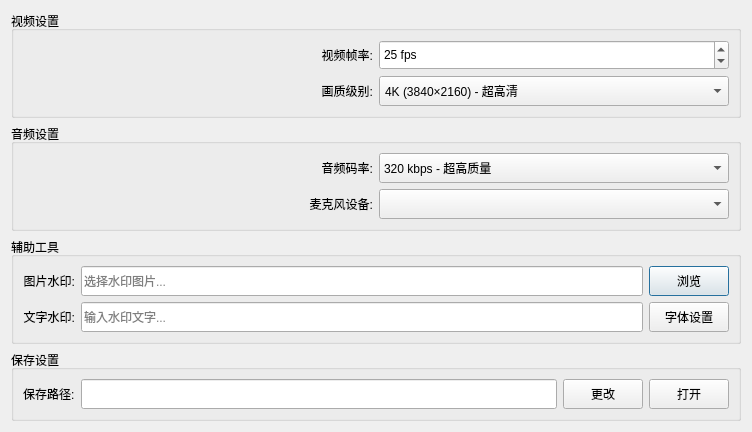
<?xml version="1.0" encoding="UTF-8"?>
<ui version="4.0">
 <class>RecordSettingDialog</class>
 <widget class="QDialog" name="RecordSettingDialog">
  <property name="geometry">
   <rect>
    <x>0</x>
    <y>0</y>
    <width>752</width>
    <height>420</height>
   </rect>
  </property>
  <property name="windowTitle">
   <string>录屏设置</string>
  </property>
  <layout class="QVBoxLayout" name="verticalLayout">
   <item>
    <widget class="QGroupBox" name="videoGroupBox">
     <property name="title">
      <string>视频设置</string>
     </property>
     <layout class="QGridLayout" name="gridLayout">
      <item row="0" column="0">
       <widget class="QLabel" name="label">
        <property name="minimumWidth">
         <number>100</number>
        </property>
        <property name="text">
         <string>视频帧率:</string>
        </property>
        <property name="alignment">
         <set>Qt::AlignRight|Qt::AlignVCenter</set>
        </property>
       </widget>
      </item>
      <item row="0" column="1">
       <widget class="QSpinBox" name="spinBox">
        <property name="minimumSize">
         <size>
          <width>120</width>
          <height>30</height>
         </size>
        </property>
        <property name="suffix">
         <string> fps</string>
        </property>
        <property name="minimum">
         <number>15</number>
        </property>
        <property name="maximum">
         <number>60</number>
        </property>
        <property name="value">
         <number>25</number>
        </property>
       </widget>
      </item>
      <item row="1" column="0">
       <widget class="QLabel" name="label_4">
        <property name="text">
         <string>画质级别:</string>
        </property>
        <property name="alignment">
         <set>Qt::AlignRight|Qt::AlignVCenter</set>
        </property>
       </widget>
      </item>
      <item row="1" column="1">
       <widget class="QComboBox" name="comboBox_4">
        <property name="minimumSize">
         <size>
          <width>200</width>
          <height>30</height>
         </size>
        </property>
        <property name="styleSheet">
         <string>QComboBox { padding: 5px; }</string>
        </property>
        <item>
         <property name="text">
          <string>4K (3840×2160) - 超高清</string>
         </property>
        </item>
        <item>
         <property name="text">
          <string>原画 (屏幕分辨率)</string>
         </property>
        </item>
        <item>
         <property name="text">
          <string>2K (2560×1440) - 2K高清</string>
         </property>
        </item>
        <item>
         <property name="text">
          <string>1080P (1920×1080) - 全高清</string>
         </property>
        </item>
        <item>
         <property name="text">
          <string>720P (1280×720) - 高清</string>
         </property>
        </item>
       </widget>
      </item>
     </layout>
    </widget>
   </item>
   
   <item>
    <widget class="QGroupBox" name="audioGroupBox">
     <property name="title">
      <string>音频设置</string>
     </property>
     <layout class="QGridLayout" name="gridLayout_2">
      <item row="0" column="0">
       <widget class="QLabel" name="label_2">
        <property name="text">
         <string>音频码率:</string>
        </property>
        <property name="alignment">
         <set>Qt::AlignRight|Qt::AlignVCenter</set>
        </property>
       </widget>
      </item>
      <item row="0" column="1">
       <widget class="QComboBox" name="comboBox_2">
        <property name="minimumSize">
         <size>
          <width>120</width>
          <height>30</height>
         </size>
        </property>
        <item>
         <property name="text">
          <string>320 kbps - 超高质量</string>
         </property>
        </item>
        <item>
         <property name="text">
          <string>256 kbps - 高质量</string>
         </property>
        </item>
        <item>
         <property name="text">
          <string>192 kbps - 中等质量</string>
         </property>
        </item>
        <item>
         <property name="text">
          <string>128 kbps - 标准质量</string>
         </property>
        </item>
        <item>
         <property name="text">
          <string>64 kbps - 低质量</string>
         </property>
        </item>
       </widget>
      </item>
      <item row="1" column="0">
       <widget class="QLabel" name="label_8">
        <property name="text">
         <string>麦克风设备:</string>
        </property>
        <property name="alignment">
         <set>Qt::AlignRight|Qt::AlignVCenter</set>
        </property>
       </widget>
      </item>
      <item row="1" column="1">
       <widget class="QComboBox" name="micComboBox">
        <property name="minimumSize">
         <size>
          <width>200</width>
          <height>30</height>
         </size>
        </property>
       </widget>
      </item>
     </layout>
    </widget>
   </item>

   <item>
    <widget class="QGroupBox" name="toolsGroupBox">
     <property name="title">
      <string>辅助工具</string>
     </property>
     <layout class="QVBoxLayout" name="verticalLayout_3">
      <item>
       <layout class="QHBoxLayout" name="watermarkLayout">
        <item>
         <widget class="QLabel" name="label_9">
          <property name="minimumWidth">
           <number>100</number>
          </property>
          <property name="text">
           <string>图片水印:</string>
          </property>
          <property name="alignment">
           <set>Qt::AlignRight|Qt::AlignVCenter</set>
          </property>
         </widget>
        </item>
        <item>
         <widget class="QLineEdit" name="imageWatermarkPath">
          <property name="minimumSize">
           <size>
            <width>200</width>
            <height>30</height>
           </size>
          </property>
          <property name="readOnly">
           <bool>true</bool>
          </property>
          <property name="placeholderText">
           <string>选择水印图片...</string>
          </property>
         </widget>
        </item>
        <item>
         <widget class="QPushButton" name="selectImageBtn">
          <property name="minimumSize">
           <size>
            <width>80</width>
            <height>30</height>
           </size>
          </property>
          <property name="text">
           <string>浏览</string>
          </property>
         </widget>
        </item>
       </layout>
      </item>
      
      <item>
       <layout class="QHBoxLayout" name="textWatermarkLayout">
        <item>
         <widget class="QLabel" name="label_10">
          <property name="minimumWidth">
           <number>100</number>
          </property>
          <property name="text">
           <string>文字水印:</string>
          </property>
          <property name="alignment">
           <set>Qt::AlignRight|Qt::AlignVCenter</set>
          </property>
         </widget>
        </item>
        <item>
         <widget class="QLineEdit" name="watermarkText">
          <property name="minimumSize">
           <size>
            <width>200</width>
            <height>30</height>
           </size>
          </property>
          <property name="placeholderText">
           <string>输入水印文字...</string>
          </property>
         </widget>
        </item>
        <item>
         <widget class="QPushButton" name="fontSettingBtn">
          <property name="minimumSize">
           <size>
            <width>80</width>
            <height>30</height>
           </size>
          </property>
          <property name="text">
           <string>字体设置</string>
          </property>
         </widget>
        </item>
       </layout>
      </item>
     </layout>
    </widget>
   </item>

   <item>
    <widget class="QGroupBox" name="saveGroupBox">
     <property name="title">
      <string>保存设置</string>
     </property>
     <layout class="QVBoxLayout" name="verticalLayout_2">
      <item>
       <layout class="QHBoxLayout" name="horizontalLayout">
        <item>
         <widget class="QLabel" name="label_7">
          <property name="text">
           <string>保存路径:</string>
          </property>
         </widget>
        </item>
        <item>
         <widget class="QLineEdit" name="dirLineEdit">
          <property name="minimumSize">
           <size>
            <width>0</width>
            <height>30</height>
           </size>
          </property>
          <property name="readOnly">
           <bool>true</bool>
          </property>
         </widget>
        </item>
        <item>
         <widget class="QPushButton" name="modifyDirctory">
          <property name="minimumSize">
           <size>
            <width>80</width>
            <height>30</height>
           </size>
          </property>
          <property name="text">
           <string>更改</string>
          </property>
         </widget>
        </item>
        <item>
         <widget class="QPushButton" name="openDirectory">
          <property name="minimumSize">
           <size>
            <width>80</width>
            <height>30</height>
           </size>
          </property>
          <property name="text">
           <string>打开</string>
          </property>
         </widget>
        </item>
       </layout>
      </item>
     </layout>
    </widget>
   </item>
  </layout>
 </widget>
 <resources/>
 <connections/>
</ui>
